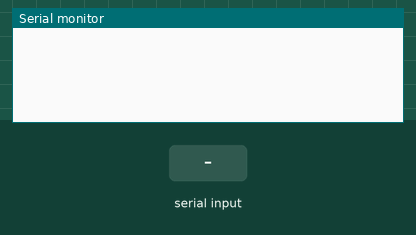
Bench run of a sketch on a simulated Arduino Uno, built with avr-gcc and run on an emulated ATmega328P. Parts: the last lines printed to the serial monitor. The inputs (shaded band) are chosen by the test bench.

Above: at 1.2 s.
1.3 s: "ping\n" received over Serial
At 1.9 s:
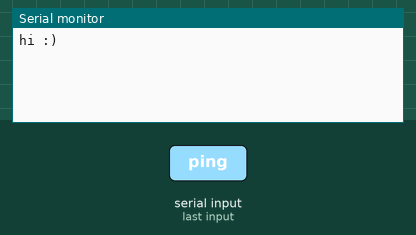
2.8 s: "use pins \n" received over Serial
At 4.0 s:
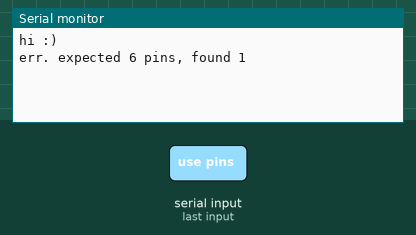
4.3 s: "spi init\n" received over Serial
At 5.4 s:
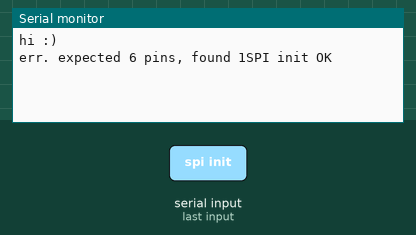
5.8 s: "read \n" received over Serial
At 6.6 s:
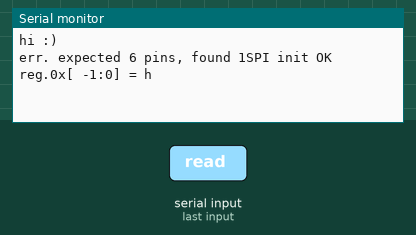
7.3 s: "wr\n" received over Serial
At 8.0 s:
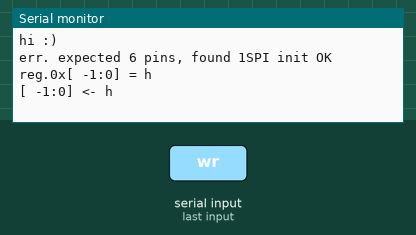
8.8 s: "write \n" received over Serial
At 9.2 s:
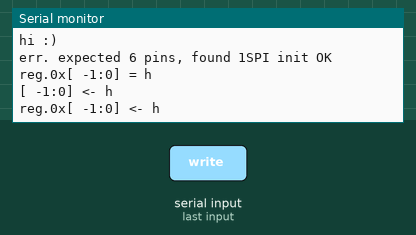

Measured:
- after the input at 1.3 s, the serial monitor: prints a new line at once (image 1)
- after the input at 2.8 s, the serial monitor: prints a new line at once (image 2)
- after the input at 4.3 s, the serial monitor: prints a new line at once (image 3)
- after the input at 5.8 s, the serial monitor: prints a new line at once (image 4)
- after the input at 7.3 s, the serial monitor: prints a new line at once (image 5)
- after the input at 8.8 s, the serial monitor: prints a new line at once (image 6)

The sketch:

sketch_NRF24_total_control.ino
```cpp
// Access the registers of a SPI 2.4G transceiver using RoboRemo app.
// www.roboremo.com

// This is a very useful tool (together with a SDR)
// for understanding how a new transceiver module works


// HARDWARE SETUP:

// Arduino UNO is connected with USB OTG cable to Android tablet


// Transceiver connection:

// LCX24G  Arduino  Wire
//  pin      pin    color

//  IRQ       2     gray
//  MIS      12     orange
//  MOS      11     violet
//  SCK      13     yellow
//  CSN      10     green
//  CE        8     blue
//  VDD    3.3V     white
//  GND     GND     black


// NRF24L01 Arduino  Wire
//  pin      pin     color

//  IRQ      NC      ---
//  MIS       4      orange
//  MOS       5      gray
//  SCK       6      yellow
//  CSN       7      brown
//  CE        9      violet
//  VDD    3.3V      red
//  GND     GND      blue


//                       IRQ MIS MOS SCK CSN CE 3.3V GND
// RFM73 wire colors:    org yel grn blu vio gry wht blk


// pin variables:
int irq, miso, mosi, sck, csn, ce;


void usePins(uint8_t *s) {
  // s is a null-terminated char sequence
  // containing the pin numbers
  // example: "2 12 11 13 10 8"


  /*for(int i=0; s[i]!=0; i++) {
    Serial.print((char)(s[i]));
  }
  Serial.println("");*/

  uint8_t i = 0;
  uint8_t pinIndex = 0;

  uint8_t pin = 0;
  uint8_t c;

  while(1) {
    c = s[i++];

    if(c==0 || c==' ') { // current pin parsing complete
      switch(pinIndex) {
        case 0: irq = pin; break;
        case 1: miso = pin; break;
        case 2: mosi = pin; break;
        case 3: sck = pin; break;
        case 4: csn = pin; break;
        case 5: ce = pin; break;
        default:
          Serial.print("err. pinIndex out of bounds ");
          Serial.println(pinIndex);
      }
      pinIndex++;
      pin = 0; // reset parsed value to 0
    } else if(c>='0' && c<='9') { // if it is a digit
      pin = pin*10 + (c-'0'); // append digit to parsed value
      //Serial.print("pin = ");
      //Serial.println(pin);
    } else {
      Serial.print("err. expected digit, found ");
      Serial.println((char)c);
    }
    if(c==0) break;
  }

  if(pinIndex==6) { // 6 pins were set OK
    Serial.println("OK, using pins");
    Serial.println("IRQ MISO MOSI SCK CSN CE");
    Serial.print(irq); Serial.print(" ");
    Serial.print(miso); Serial.print(" ");
    Serial.print(mosi); Serial.print(" ");
    Serial.print(sck); Serial.print(" ");
    Serial.print(csn); Serial.print(" ");
    Serial.print(ce); Serial.println("");
  } else {
    Serial.print("err. expected 6 pins, found ");
    Serial.print(pinIndex);
  }
}


void spiInit() { // assuming pins already set with usePins()

  pinMode(ce, OUTPUT);
  digitalWrite(ce, LOW);

  pinMode(csn, OUTPUT);
  digitalWrite(csn, HIGH);

  pinMode(sck, OUTPUT);
  digitalWrite(sck, LOW);

  pinMode(miso, INPUT);

  pinMode(mosi, OUTPUT);
  digitalWrite(mosi, LOW);

  pinMode(irq, INPUT);
}


uint8_t spiTransfer(uint8_t data) { // software SPI
  uint8_t resData = 0;

  // reverse bit order:
  uint8_t invData = 0;
  for(int i=0; i<8; i++) {
    invData = invData << 1;
    invData += (data%2);
    data = data >> 1;
  }
  data = invData;

  // software SPI:

  for(int i=0; i<8; i++) {
    if(data%2==1) {
      digitalWrite(mosi, HIGH);
    } else {
      digitalWrite(mosi, LOW);
    }

    data = data >> 1;

    delayMicroseconds(1);

    digitalWrite(sck, HIGH);

    resData = resData << 1;
    resData = resData + digitalRead(miso);

    delayMicroseconds(1);

    digitalWrite(sck, LOW);

    delayMicroseconds(1);
  }

  return resData;
}


// values to be OR-ed with the register address for read, write:
// these are same for all transceiver modules
#define regReadCmd 0x00
#define regWriteCmd 0x20


void readRegister(uint8_t reg, uint8_t *dest, uint8_t len) {
  digitalWrite(csn, LOW);
  spiTransfer(reg | regReadCmd);
  for(int i=0; i<len; i++) {
    dest[i] = spiTransfer(0x00);
  }
  digitalWrite(csn, HIGH);
}


void writeCommand(uint8_t cmd, uint8_t *data, uint8_t len) {
  digitalWrite(csn, LOW);
  spiTransfer(cmd);
  for(int i=0; i<len; i++) {
    spiTransfer(data[i]);
  }
  digitalWrite(csn, HIGH);
}


void writeRegister(uint8_t reg, uint8_t *data, uint8_t len) {
  writeCommand(reg | regWriteCmd, data, len);
}


void setBit(uint8_t reg, uint8_t b) {
  uint8_t val;
  readRegister(reg, &val, 1);
  val = val | (1 << b);
  writeRegister(reg, &val, 1);
}


void clearBit(uint8_t reg, uint8_t b) {
  uint8_t val;
  readRegister(reg, &val, 1);
  val = val & (~(1 << b));
  writeRegister(reg, &val, 1);
}

uint8_t readBit(uint8_t reg, uint8_t b) {
  uint8_t val;
  readRegister(reg, &val, 1);
  return (val >> b) % 2;
}

uint8_t rfm73SelectBank(uint8_t newBank) {
  uint8_t bank;
  readRegister(0x07, &bank, 1);
  bank = (bank & 0x80) >> 7;
  // now bank is the old bank
  bool sw = ((bank==0) && (newBank==1)) || ((bank==1) && (newBank==0));
  if(sw) {
    uint8_t a = 0x53;
    writeCommand(0x50, &a, 1); // command to switch bank
    // now check if it has switched:
    readRegister(0x07, &bank, 1);
    bank = (bank & 0x80) >> 7; // now is new bank
  }
  return bank;
}


String cmd; // stores the command received from RoboRemo


void setup() {
  Serial.begin(115200);
  cmd = "";
}


/*
boolean cmdStartsWith(const char *st) { // checks if cmd starts with st
  for(int i=0; ; i++) {
    if(st[i]==0) return true;
    if(cmd[i]==0) return false;
    if(cmd[i]!=st[i]) return false;
  }
  return false;
}
*/


int hexCharToInt(char c) {
  if(c>='a') return (c-'a')+10;
  if(c>='A') return (c-'A')+10;
  return c-'0';
}

int hexStringToInt(String st) {
  int res = 0;
  int len = st.length();
  for(int i=0; i<len; i++) {
    char c = st.charAt(i);
    res = res * 16 + hexCharToInt(c);
  }
  return res;
}

String charToHexString(char c) {
  int val = (int)(c&0xFF);
  int a = (val/16)+'0';
  int b = (val%16)+'0';
  if(a>'9') a = ((a-'0')-10)+'A';
  if(b>'9') b = ((b-'0')-10)+'A';
  return (String)"" + (char)a + (char)b;
}

String toHexString(uint8_t* buf, int len) { // converts char array to hex string (ex: "jkl" -> "6A6B6C")

  String result = "";
  for(int i=0; i<len; i++) {
    result += charToHexString(buf[i]);
  }
  return result;
}


void exe(String st) { // executes the command

  // the st does not contain the ending '\n' or '\r'


  if( st.startsWith("ping") ) {
    Serial.println("hi :)");
    return;
  }

  if( st.startsWith("use pins ") ) {
    uint8_t charArrayLen = st.length()-9;
    uint8_t charArray[charArrayLen+1]; // null-terminated
    st.substring(9).toCharArray((char*)charArray, charArrayLen+1);
    // +1 because it also adds the null-termination
    //charArray[charArrayLen] = 0; // already made by toCharArray()
    usePins(charArray);
  }

  if( st.startsWith("spi init") ) {
    spiInit();
    Serial.println("SPI init OK");
  }

  /*if( st.startsWith("sel ") ) {
    int n = st.charAt(4) - '0';
    selectTransceiver(n);
    Serial.print("selected transceiver ");
    Serial.print(n);
    if(n==1) {
      Serial.println(" (LCX24G)");
    } else if(n==2) {
      Serial.println(" (RFM73)");
    }
  }*/

  // read 02 10 -> read 2 bytes from address 0x10

  if( st.startsWith("read ") ) {
    int len = hexStringToInt(st.substring(5,7));
    int reg = hexStringToInt(st.substring(8,10));

    uint8_t buf[len];
    readRegister(reg, buf, len);

    String res = "reg.0x";
    res += st.substring(8,10);
    res += "[";
    int maxBit = len*8-1;
    if(maxBit<10) res += " ";
    res += maxBit;
    res += ":";
    res += "0] = ";

    res += toHexString(buf, len);
    res += "h";

    /*for(int i=0; i<len; i++) {
      res += " ";
      res += buf[i];
    }*/

    Serial.println(res);

    //Serial.println(bytesToRead);
    return;
  }

  // write 50 53   -> in reg.0x53 write 0x50 (1 Byte)
  // write 11 AABBCC -> write 3 Bytes

  if( st.startsWith("wr") ) { // "write " / "wrcmd "
    int reg = hexStringToInt(st.substring(6,8));
    int len = (st.length()-8)/2;

    uint8_t buf[len];
    for(int i=0; i<len; i++) {
      buf[i] = hexStringToInt(st.substring(9+2*i,11+2*i));
    }

    String res = "";

    if( st.startsWith("write ") ) {
      writeRegister(reg, buf, len);
      res = "reg.0x";
    }

    if( st.startsWith("wrcmd ") ) {
      writeCommand(reg, buf, len);
      res = "cmd.0x";
    }

    res += st.substring(6,8);
    res += "[";
    int maxBit = len*8-1;
    if(maxBit<10) res += " ";
    res += maxBit;
    res += ":";
    res += "0] <- ";

    res += toHexString(buf, len);
    res += "h";

    Serial.println(res);
    return;
  }


  if( st.startsWith("ce low") ) {
    digitalWrite(ce, LOW);
    Serial.println("CE set LOW");
  }

  if( st.startsWith("ce high") ) {
    digitalWrite(ce, HIGH);
    Serial.println("CE set HIGH");
  }

  if( st.startsWith("sb ") ) {  // sb 00 5 => set bit 5 in reg. 0x00

    int reg = hexStringToInt(st.substring(3,5));
    int b = st.charAt(6)-'0';
    setBit(reg, b);
    String res = "[0x";
    res += st.substring(3,5);
    res += "].bit";
    res += b;
    res += "<- 1";
    Serial.println(res);
  }

  if( st.startsWith("cb ") ) {  // cb 00 5 => clear bit 5 in reg. 0x00

    int reg = hexStringToInt(st.substring(3,5));
    int b = st.charAt(6)-'0';
    clearBit(reg, b);
    String res = "[0x";
    res += st.substring(3,5);
    res += "].bit";
    res += b;
    res += "<- 0";
    Serial.println(res);
  }

  if( st.startsWith("rb ") ) {  // rb 00 5 => read bit 5 from reg. 0x00

    int reg = hexStringToInt(st.substring(3,5));
    int b = st.charAt(6)-'0';
    int val = readBit(reg, b);
    String res = "[0x";
    res += st.substring(3,5);
    res += "].bit";
    res += b;
    res += "== ";
    res += val;
    Serial.println(res);
  }

  if( st.startsWith("bank 1") ) {
    int b = rfm73SelectBank(1);
    String res = "selected bank ";
    res += b;
    Serial.println(res);
  }

  if( st.startsWith("bank 0") ) {
    int b = rfm73SelectBank(0);
    String res = "selected bank ";
    res += b;
    Serial.println(res);
  }


  /*if( st.startsWith("fromhex ") ) {
    debug("result: " + fromHexString(st.substring(8)));
    return;
  }

  if( st.startsWith("tohex ") ) {
    debug("result: " + toHexString(st.substring(6)));
    return;
  }*/


}


void loop() {

  while(Serial.available()) {
    char c = (char)Serial.read(); // read char from RoboRemo app

    if(c=='\n' || c=='\r') { // if it is command ending
      exe(cmd);  // execute the command
      cmd = ""; // reset the cmd String
    } else {
      cmd += c;
    }
  }

}
```
